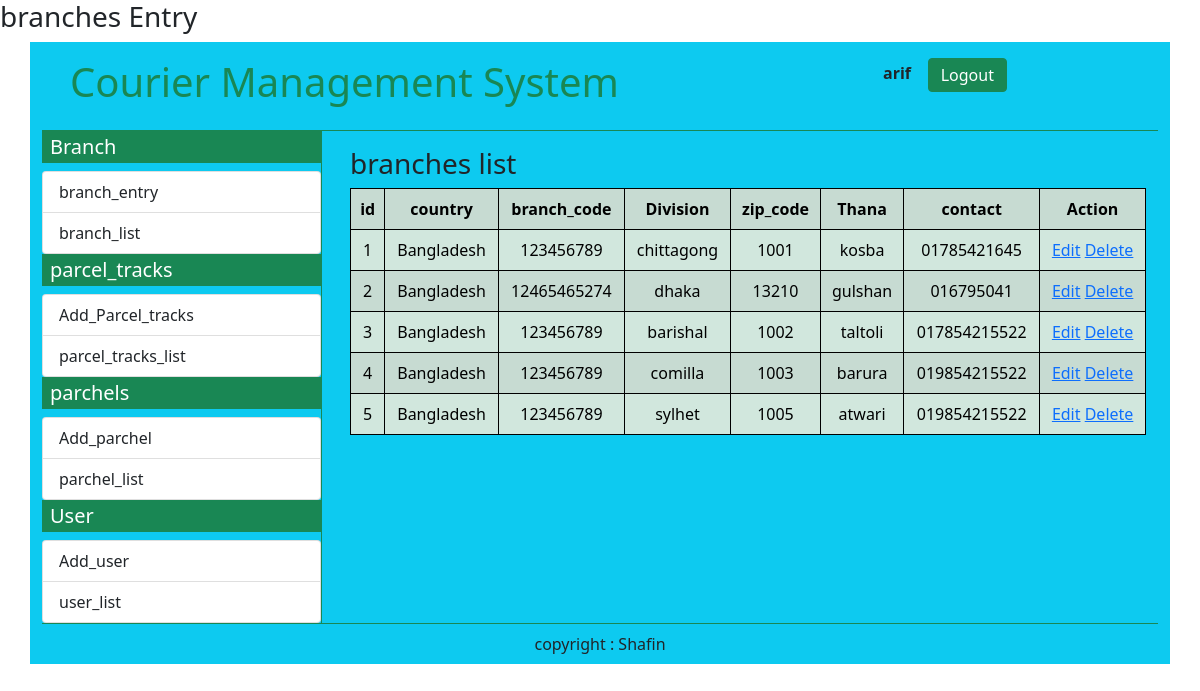
Screenshot of /admin/branch_list.php (signed in) with the database file from the repository.
### tables this page shows
CREATE TABLE `branches` (
  `id` int(30) NOT NULL,
  `country` varchar(50) NOT NULL,
  `branch_code` varchar(50) NOT NULL,
  `Division` varchar(100) NOT NULL,
  `zip_code` varchar(50) NOT NULL,
  `Thana` varchar(50) NOT NULL,
  `contact` varchar(100) NOT NULL,
  `date_created` datetime NOT NULL DEFAULT current_timestamp()
);

### admin/branch_list.php (the view, shortened to what this page needs)
<?php
 require_once("dbconfig.php");
	$user_first_name = $_SESSION['name'];
	if(!empty($user_first_name)){
?>
<!DOCTYPE html>
<html lang="en">
<head>
    <link href="https://cdn.jsdelivr.net/npm/bootstrap@5.0.2/dist/css/bootstrap.min.css" rel="stylesheet">
    <link rel="stylesheet" href="https://use.fontawesome.com/releases/v5.15.4/css/all.css"/>
</head>
<body>
    <h3>branches Entry</h3>
        <div class="container bg-info">
        <div class="container-fluid border-bottom border-success">
        <?php include "partial/top_bar.php" ?>
            </div>
            <div class="container-fluid">
                <div class="row">
                    <div class="col-sm-3 .bg-success p-0 m-0">
<?php include "partial/left_bar.php" ?>
                    </div>
                    <div class="col-sm-9 border-start border-success">
                    <div class="container p-2 m-2">
                    <h3>branches list</h3>
    <?php
    $sql = "SELECT * FROM  branches";
    $data = $db->query($sql); ?>
<table class="table table-success table-striped">
        <tr>
            <th>id</th>
            <th>country</th>
            <th>branch_code</th>
            <th>Division</th>
            <th>zip_code</th>
            <th>Thana</th>
            <th>contact</th>
            <th>Action</th>
        </tr>
        <?php
        while ($row = $data->fetch_assoc()) { ?>
            <tr>
                <td><?php echo $row['id'] ?></td>
                <td><?php echo $row['country'] ?></td>
                <td><?php echo $row['branch_code'] ?></td>
                <td><?php echo $row['Division'] ?></td>
                <td><?php echo $row['zip_code'] ?></td>
                <td><?php echo $row['Thana'] ?></td>
                <td><?php echo $row['contact'] ?></td>
                <td>
                    <a href="edit_branch.php?id=<?php echo $row['id'] ?>">Edit</a>
                    <a onclick="return confirm('Are you sure to delete')" href="branch_delete.php?id=<?php echo $row['id'] ?>">Delete</a>
                </td>
            </tr>
            <?php
        }
        ?>
    </table>
    <br><br>
    </div>
                    </div>
                </div>
            </div>
            <div class="container-fluid border-top border-success">
                <?php include "partial/footer.php" ?>
            </div>
    </div>
</body>
</html>
<?php
}else{
	header('location:login.php');
}
?>

### admin/partial/top_bar.php
<div class="row p-3">
                <div class="col-sm-9">
                <h1><a href="abc.php" class="text-success text-decoration-none">Courier Management System</a></h1>
                </div>
            <div class="col-sm-3">
                <p><?php echo "<b>$user_first_name</b>";?>&nbsp;&nbsp;&nbsp;
                <a href="logout.php" class="text-white text-decoration-none btn btn-success py-1 m-0">Logout</a></p>
            </div>
            </div>

### admin/partial/left_bar.php
<h5 class="bg-success text-white px-2 py-1">Branch</h5>
                        <ul class="list-group">
                            <li class="list-group-item">
                                <a href="branch_entry.php" class="text-dark text-decoration-none">branch_entry</a>
                            </li>
                            <li class="list-group-item">
                                <a href="branch_list.php" class="text-dark text-decoration-none">branch_list</a>
                            </li>
                            </ul>
                        <h5 class="bg-success text-white px-2 py-1">parcel_tracks</h5>
                        <ul class="list-group">
                            <li class="list-group-item">
                                <a href="parcel_tracks _entry.php" class="text-dark text-decoration-none">Add_Parcel_tracks</a>
                            </li>
                            <li class="list-group-item">
                                <a href="parcel_tracks _list.php" class="text-dark text-decoration-none">parcel_tracks_list</a>
                            </li>
                            </ul>
                            <h5 class="bg-success text-white px-2 py-1">parchels</h5>
                             <ul class="list-group">
                              <li class="list-group-item">
                                <a href="parcels_entry.php" class="text-dark text-decoration-none">Add_parchel</a>
                              </li>
                               <li class="list-group-item">
                                <a href="parcels _list.php" class="text-dark text-decoration-none">parchel_list</a>
                              </li>
                             </ul>
                             <h5 class="bg-success text-white px-2 py-1">User</h5>
                             <ul class="list-group">
                              <li class="list-group-item">
                                <a href="user_entry.php" class="text-dark text-decoration-none">Add_user</a>
                              </li>
                               <li class="list-group-item">
                                <a href="user_list.php" class="text-dark text-decoration-none">user_list</a>
                              </li>
                             </ul>

### admin/partial/footer.php
<p class="text-center p-2">copyright : Shafin</p>

### admin/branch_list.php (style rules this page uses)
table { border: 1px solid black }
td,th { border: 1px solid }
tr { text-align: center; }

### rows the page displays
branches: id "1", country "Bangladesh", branch_code "123456789", Division "chittagong", zip_code "1001", Thana "kosba", contact "01785421645"
branches: id "2", country "Bangladesh", branch_code "12465465274", Division "dhaka", zip_code "13210", Thana "gulshan", contact "016795041"
branches: id "3", country "Bangladesh", branch_code "123456789", Division "barishal", zip_code "1002", Thana "taltoli", contact "017854215522"
branches: id "4", country "Bangladesh", branch_code "123456789", Division "comilla", zip_code "1003", Thana "barura", contact "019854215522"
branches: id "5", country "Bangladesh", branch_code "123456789", Division "sylhet", zip_code "1005", Thana "atwari", contact "019854215522"

### other values shown
$user_first_name "arif"
